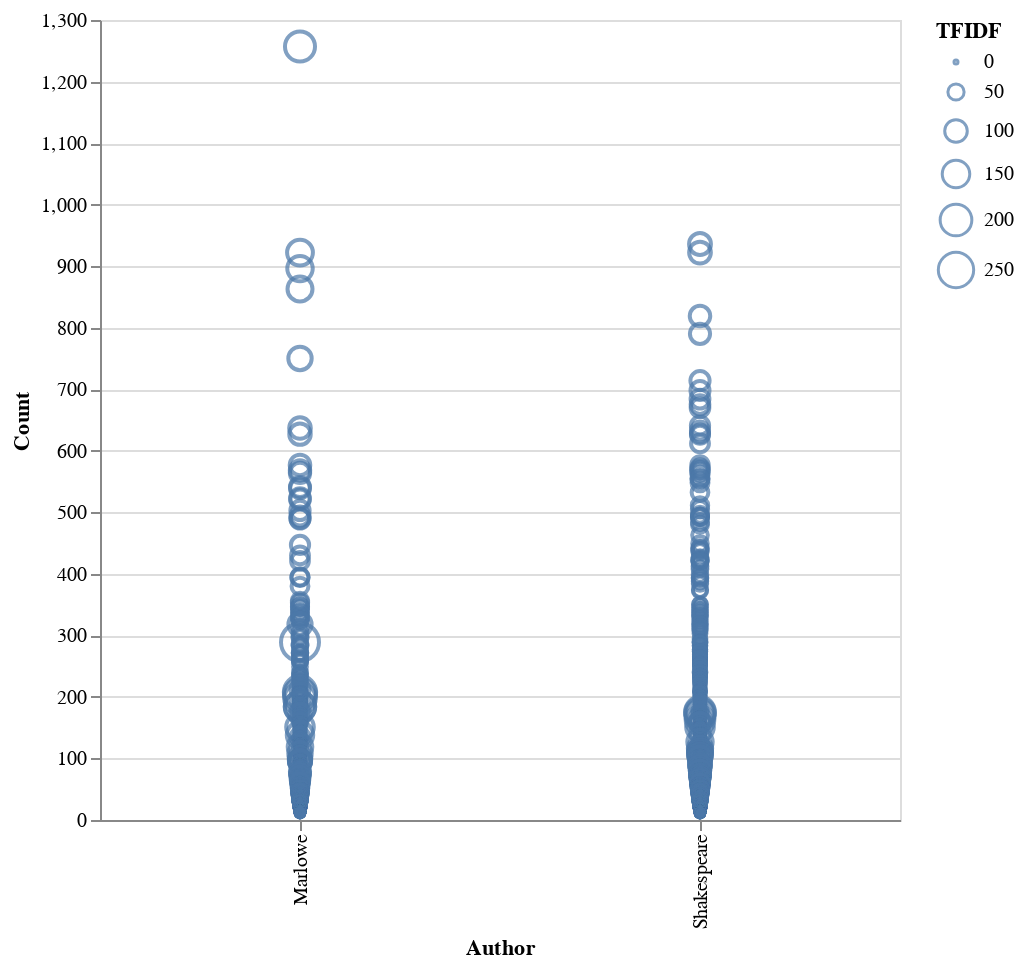

The notebook cell saved with this chart:
### Markdown cell above
Based on the illustration I made below, I can make the assumption that Marlowe was more consistant with reusing words in her plays, well, Shakespeare used a larger variety of words. Something that I found interesting was the distributing of weights used to classsify the words. Although I find this hard to interpret, I'm not interested in seeing how some words wwere weighted differently than others.

### Code cell
df_aggr = df_raw.sort_values(['Count'], ascending=[False])
df_shortened=df_aggr.head(5000).reset_index()
alt.Chart(df_shortened, height = 400, width = 400).mark_point().encode(
    x='Author',
    y='Count',
    size='TFIDF'
    
).interactive()

#alt.Chart2(df_shortened, height = 200, width = 200).mark_bar().encode(
    #x='Author',
    #y='Count',
    #size='TFIDF'
#).interactive()

### Figure 1 — Vega-Lite specification as saved in the notebook (floating-point values rounded to 4 significant figures; data arrays with more than 128 entries replaced by an {"elided": "..."} marker saying what was removed)
{"$schema": "https://vega.github.io/schema/vega-lite/v2.6.0.json", "config": {"view": {"height": 300, "width": 400}}, "data": {"name": "data-5477e7648e8a04b43d7d4d329f9b8c1d"}, "datasets": {"data-5477e7648e8a04b43d7d4d329f9b8c1d": {"elided": "5000 records"}}, "encoding": {"size": {"field": "TFIDF", "type": "quantitative"}, "x": {"field": "Author", "type": "nominal"}, "y": {"field": "Count", "type": "quantitative"}}, "height": 400, "mark": "point", "selection": {"selector054": {"bind": "scales", "encodings": ["x", "y"], "mark": {"fill": "#333", "fillOpacity": 0.125, "stroke": "white"}, "on": "[mousedown, window:mouseup] > window:mousemove!", "resolve": "global", "translate": "[mousedown, window:mouseup] > window:mousemove!", "type": "interval", "zoom": "wheel!"}}, "width": 400}
